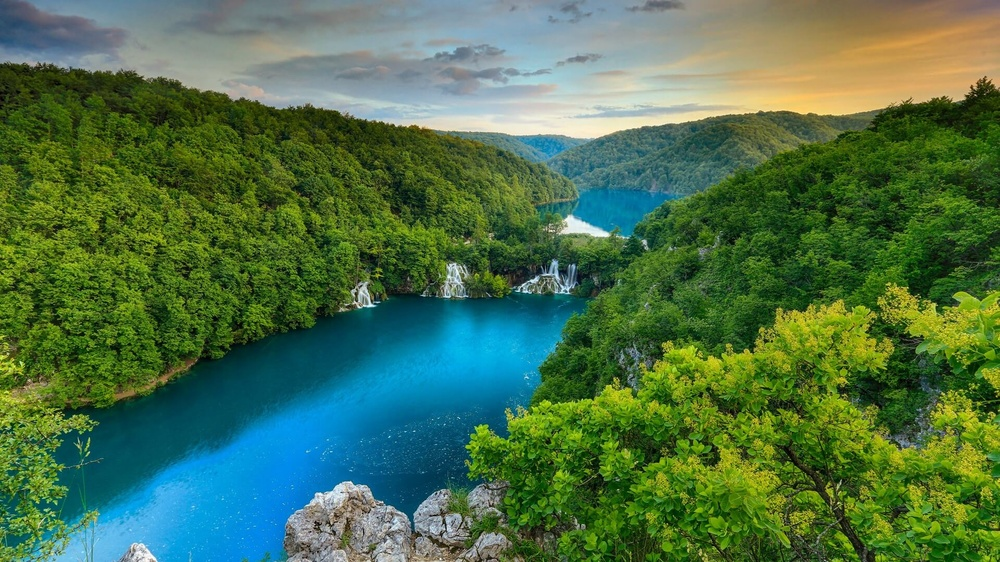
#> input picture machine-learning/kmeans-image-segmentation/image.jpg, 1000 x 562 px, shrunk from 1920 x 1080 before the run
$ python refactored_kmeans_segmentation.py image.jpg 3
#> lines starting #> are read from the running program, lines starting #| are printed output that depends on the picture
import cv2
import numpy as np
import matplotlib.pyplot as plt
import sys

def read_image(file_path):
    """Read the image and convert it to RGB."""
#> called with file_path = 'image.jpg'
    image = cv2.imread(file_path)
#> image is the input picture: shape (562, 1000, 3); mean B, G, R 74.3, 112.7, 75.8
    return cv2.cvtColor(image, cv2.COLOR_BGR2RGB)

def preprocess_image(image):
    """Reshape the image to a 2D array of pixels and 3 color values (RGB) and convert to float."""
    pixel_values = image.reshape((-1, 3))
    return np.float32(pixel_values)

def perform_kmeans_clustering(pixel_values, k=3):
    """Perform k-means clustering on the pixel values."""
#> called with pixel_values = array of shape (562000, 3), k = 3
    criteria = (cv2.TERM_CRITERIA_EPS + cv2.TERM_CRITERIA_MAX_ITER, 100, 0.2)
    compactness, labels, centers = cv2.kmeans(pixel_values, k, None, criteria, 10, cv2.KMEANS_RANDOM_CENTERS)
#> compactness = 1.87e+09; centers = [[12.13, 134.9, 186.9], [152.5, 160.9, 126.7], [51.08, 86.5, 30.56]]
    return compactness, labels, np.uint8(centers)

def create_segmented_image(pixel_values, labels, centers):
    """Create a segmented image using the cluster centroids."""
    segmented_image = centers[labels.flatten()]
    return segmented_image.reshape(image.shape)

def create_masked_image(image, labels, cluster_to_disable):
    """Create a masked image by disabling a specific cluster."""
    masked_image = np.copy(image).reshape((-1, 3))
    masked_image[labels.flatten() == cluster_to_disable] = [0, 0, 0]
    return masked_image.reshape(image.shape)

def display_image(image):
    """Display the image using matplotlib."""
    plt.imshow(image)
    plt.show()

if __name__ == "__main__":
    image_path = sys.argv[1]
    k = int(sys.argv[2])
    # read the image
    image = read_image(image_path)
    # preprocess the image
    pixel_values = preprocess_image(image)
    # compactness is the sum of squared distance from each point to their corresponding centers
    compactness, labels, centers = perform_kmeans_clustering(pixel_values, k)
#> compactness = 1.87e+09; centers = [[12, 134, 186], [152, 160, 126], [51, 86, 30]]
    # create the segmented image
    segmented_image = create_segmented_image(pixel_values, labels, centers)
#> in create_segmented_image, `return segmented_image.reshape(image.shape)`:
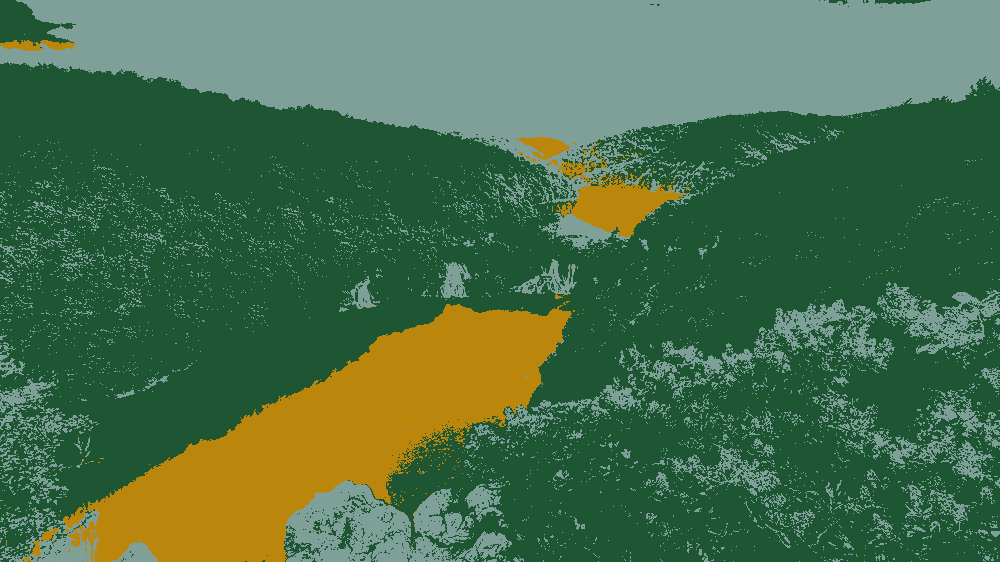
#> returned value: shape (562, 1000, 3); mean of channels 0, 1, 2 75.6, 112.1, 73.7; drawn as B, G, R
    # display the image
    display_image(segmented_image)
    # disable only the cluster number 2 (turn the pixel into black)
    cluster_to_disable = 2
    # create the masked image
    masked_image = create_masked_image(image, labels, cluster_to_disable)
#> in create_masked_image, `return masked_image.reshape(image.shape)`:
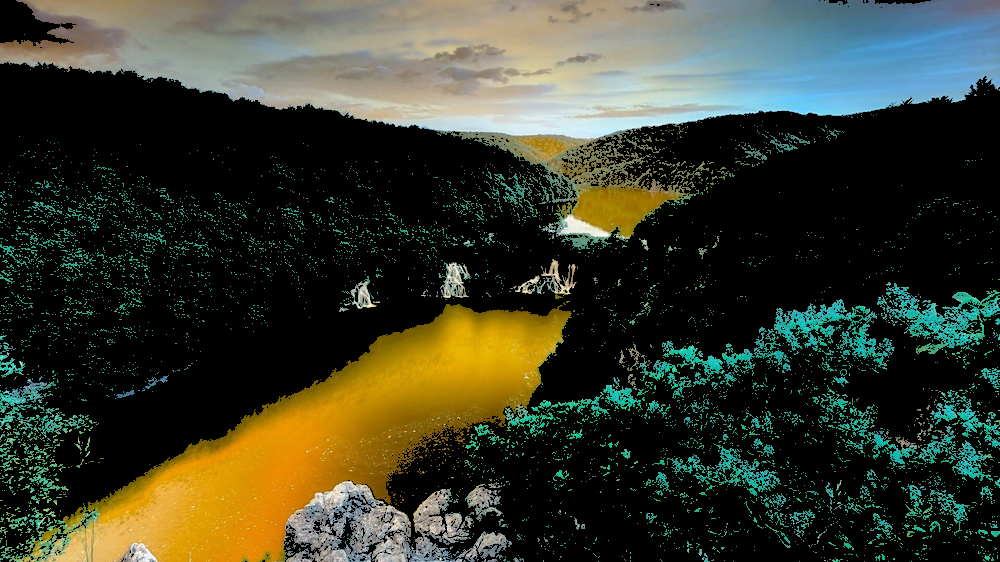
#> returned value: shape (562, 1000, 3); mean of channels 0, 1, 2 44.6, 59.9, 55.6; drawn as B, G, R
    display_image(masked_image)
